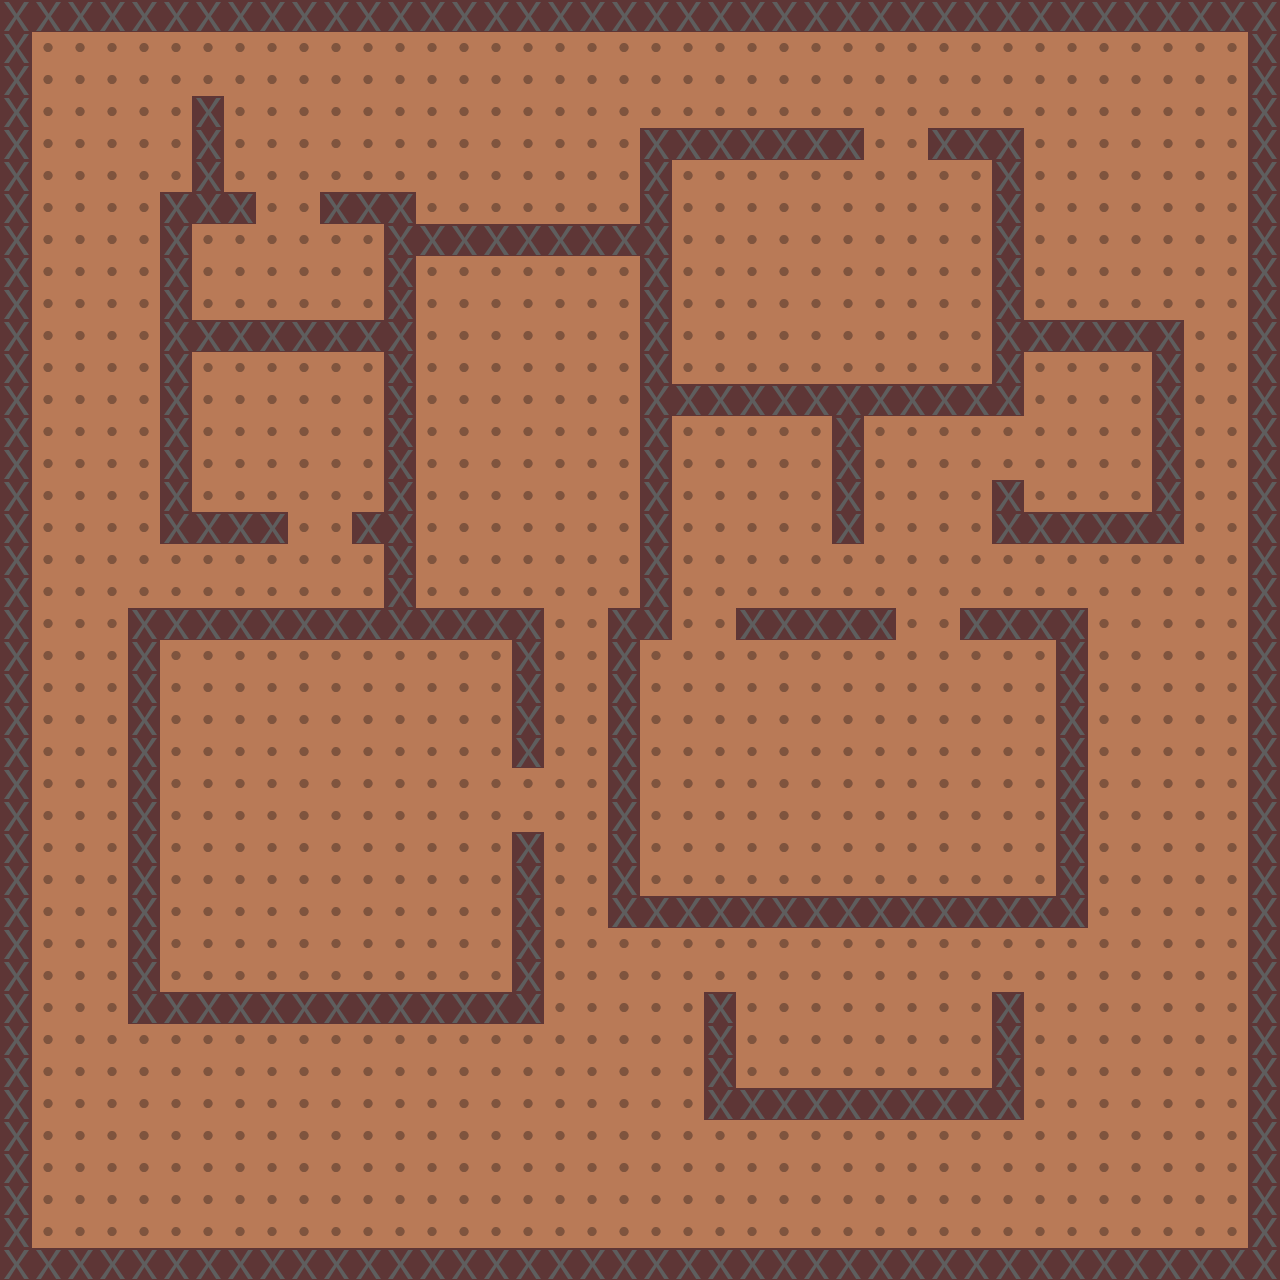

A 2D game scene composited from a Tiled map and its tileset images. What follows is a short description and the map's XML, with each tile layer's data collapsed to a summary:
An orthogonal 40x40 tile map with 32x32 px tiles, 2 tile layers (terrain, collision), 2 tilesets.

<map version="1.0" orientation="orthogonal" width="40" height="40" tilewidth="32" tileheight="32">
 <tileset firstgid="1" name="terrain-32x32" tilewidth="32" tileheight="32">
  <image source="../png/terrain/terrain-32x32.png" width="64" height="32" />
 </tileset>
 <tileset firstgid="3" name="collision-32x32" tilewidth="32" tileheight="32">
  <image source="../png/placeholders/collision-32x32.png" width="32" height="32" />
  <tile id="0">
   <properties>
    <property name="passable" value="false" />
   </properties>
  </tile>
 </tileset>
 <layer name="terrain" width="40" height="40">
  <data>[1600 cells, 1600 non-empty, 2 distinct tile ids]</data>
 </layer>
 <layer name="collision" width="40" height="40" opacity="0.16">
  <data>[1600 cells, 371 non-empty, 1 distinct tile ids]</data>
 </layer>
</map>
